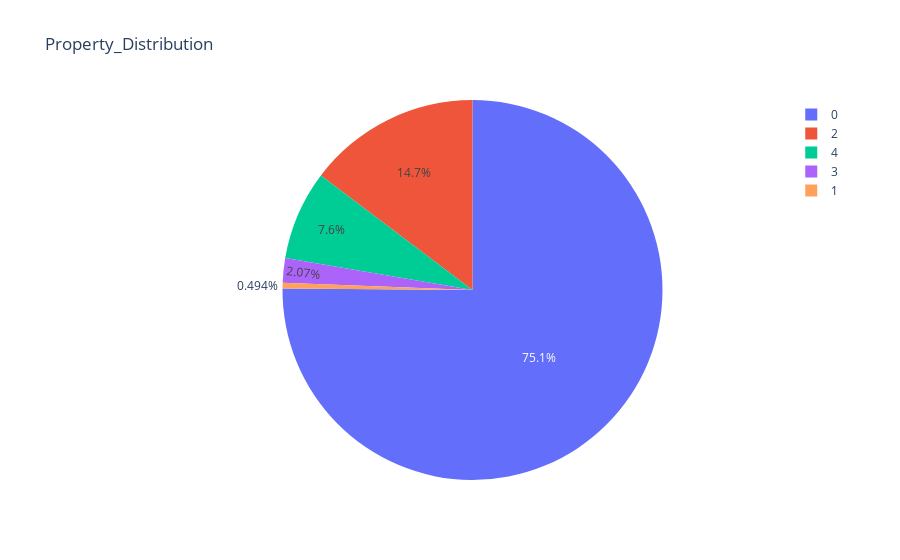

Notebook code cell kept with this figure:
### Code cell
#let us generate pie chart by checking the majority of status
px.pie(df,names='Status',title='Property_Distribution')

### Figure 1 — Plotly figure (JSON) as saved in the notebook; plotly's stock layout.template omitted (floating-point values rounded to 4 significant figures; data arrays with more than 128 entries replaced by an {"elided": "..."} marker saying what was removed)
{"data": [{"domain": {"x": [0, 1], "y": [0, 1]}, "hovertemplate": "Status=%{label}<extra></extra>", "labels": {"elided": "1013 int values"}, "legendgroup": "", "name": "", "showlegend": true, "type": "pie"}], "layout": {"autosize": true, "legend": {"tracegroupgap": 0}, "title": {"text": "Property_Distribution"}}}
